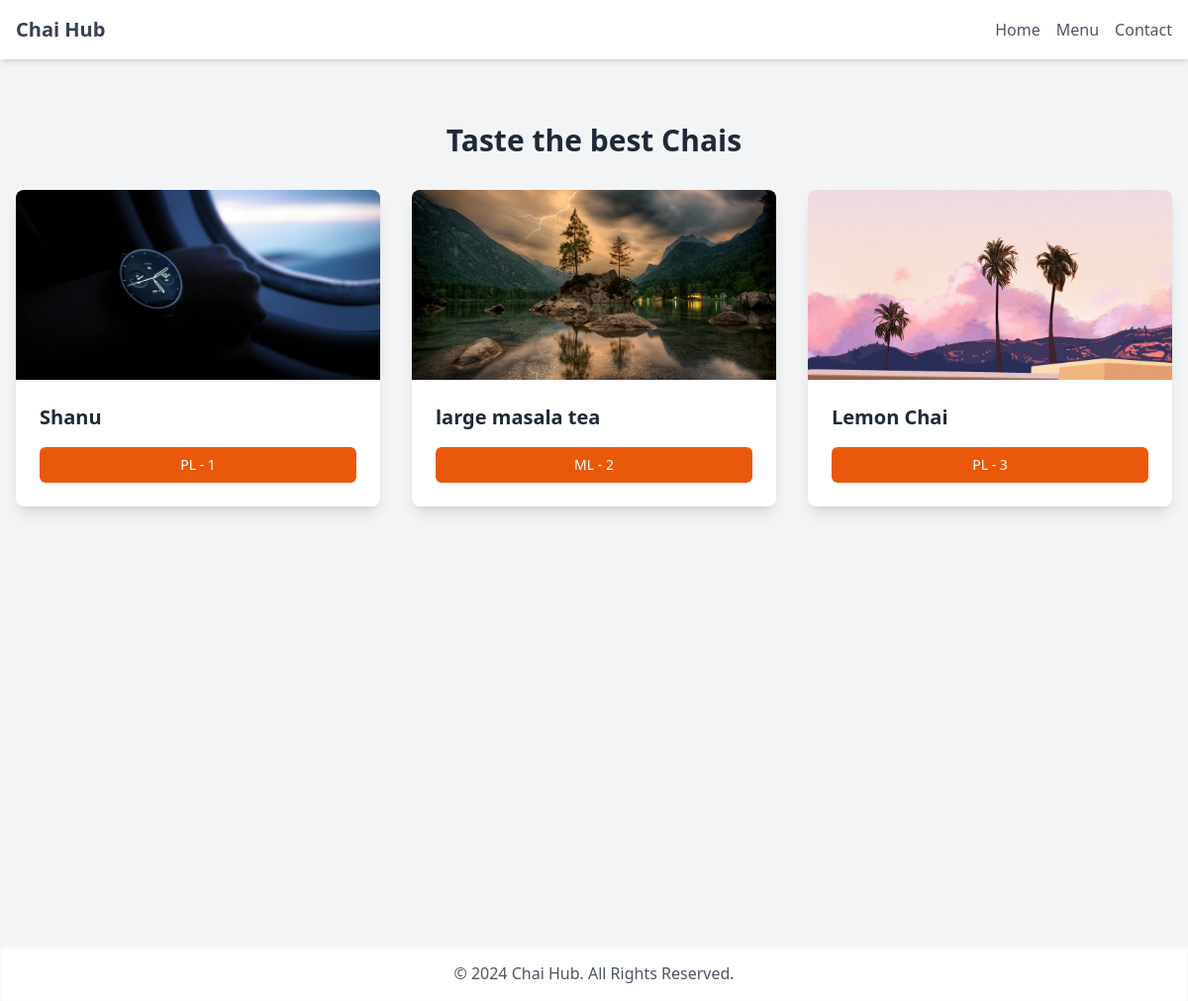
The app's page /chai/, older data.
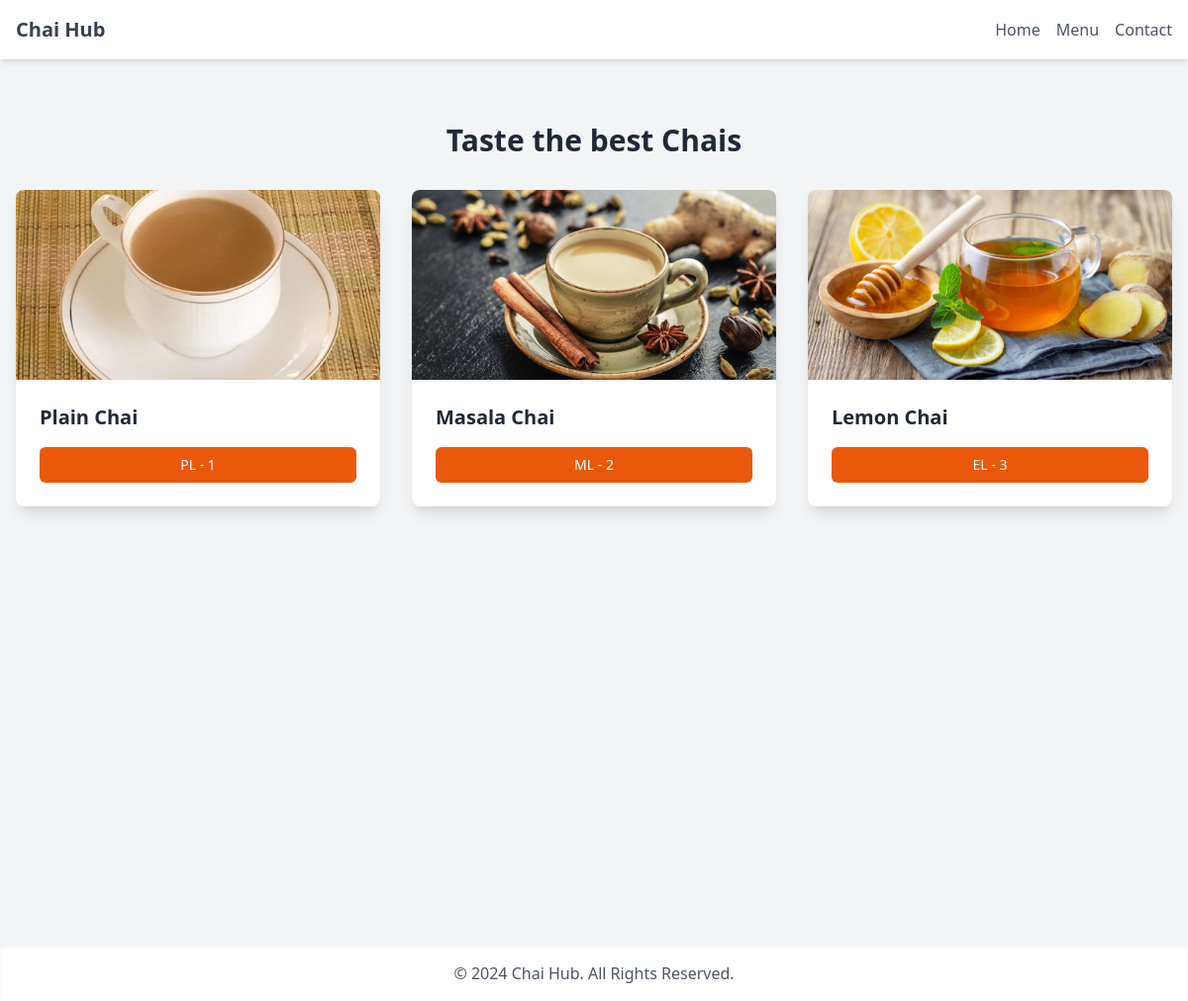
The same page, newer data.
### chai/models.py (models this page shows, shortened)
class ChaiVarity(models.Model):
    CHAI_TYPE_CHOICE = [
        ('ML','MASALA'),
        ('GR','GINGER'),
        ('KL','KIWI'),
        ('PL','PLAIN'),
        ('EL','ELACHI'),
    ]
    name = models.CharField(max_length=100)
    image = models.ImageField(upload_to='chai/')
    date_added = models.DateTimeField(default=timezone.now)
    type = models.CharField(max_length=2, choices=CHAI_TYPE_CHOICE)
    description = models.TextField(default="")
    price = models.FloatField(default=0)

### chai/views.py (the view)
# urls.py: path('', views.all_chai, name='all_chai'),
def all_chai(request):
    chais = ChaiVarity.objects.all()
    return render(request, 'chai/all_chai.html', {'chais': chais})

### chai/templates/chai/all_chai.html (shortened to what this page needs)
{% extends "layout.html" %}
{% block content %}
<div class="min-h-screen bg-gray-100 py-8">
    <h1 class="text-3xl font-bold text-center text-gray-800 mb-8">Taste the best Chais</h1>
    <div class="grid grid-cols-1 md:grid-cols-2 lg:grid-cols-3 gap-8 mx-auto max-w-7xl px-4">
        {% for chai in chais %}
        <div class="bg-white shadow-lg rounded-lg overflow-hidden transform hover:scale-105 transition-transform duration-300">
            <img class="w-full h-48 object-cover" src="{{ chai.image.url }}" alt="{{ chai.name }}">
            <div class="p-6">
                <h3 class="text-xl font-semibold text-gray-800 mb-4">{{ chai.name }}</h3>
                <a href="{% url 'chai_details' chai.id %}">
                    <button
                        type="button"
                        class="w-full px-4 py-2 bg-orange-600 text-white font-medium text-sm rounded-md hover:bg-orange-700 focus:outline-none focus:ring-2 focus:ring-orange-500 focus:ring-offset-2">
                        {{ chai.type }} - {{ chai.id }}
                    </button>
                </a>
            </div>
        </div>
        {% endfor %}
    </div>
</div>
{% endblock %}

Row changes from the older to the newer data that the page shows:
changed ChaiVarity "PL": image: a different picture; name "Shanu" → "Plain Chai"
changed ChaiVarity "ML": image: a different picture; name "large masala tea" → "Masala Chai"
changed ChaiVarity "Lemon Chai": image: a different picture; type "PL" → "EL"
